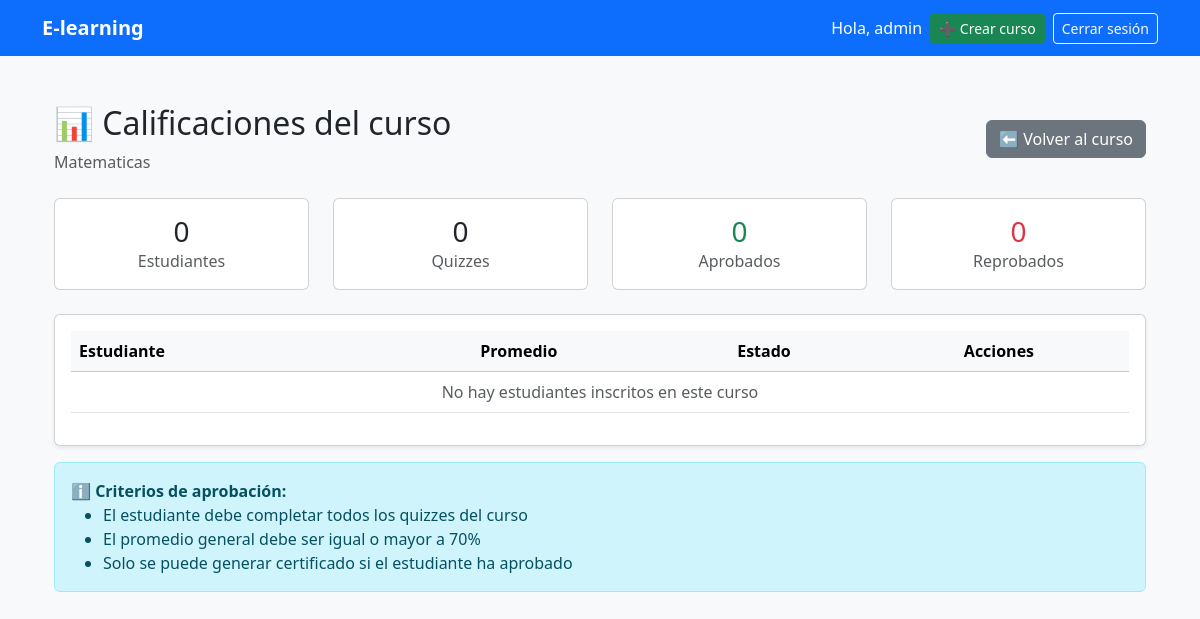
The page /1/calificaciones/ (signed in) on the database as committed earlier.
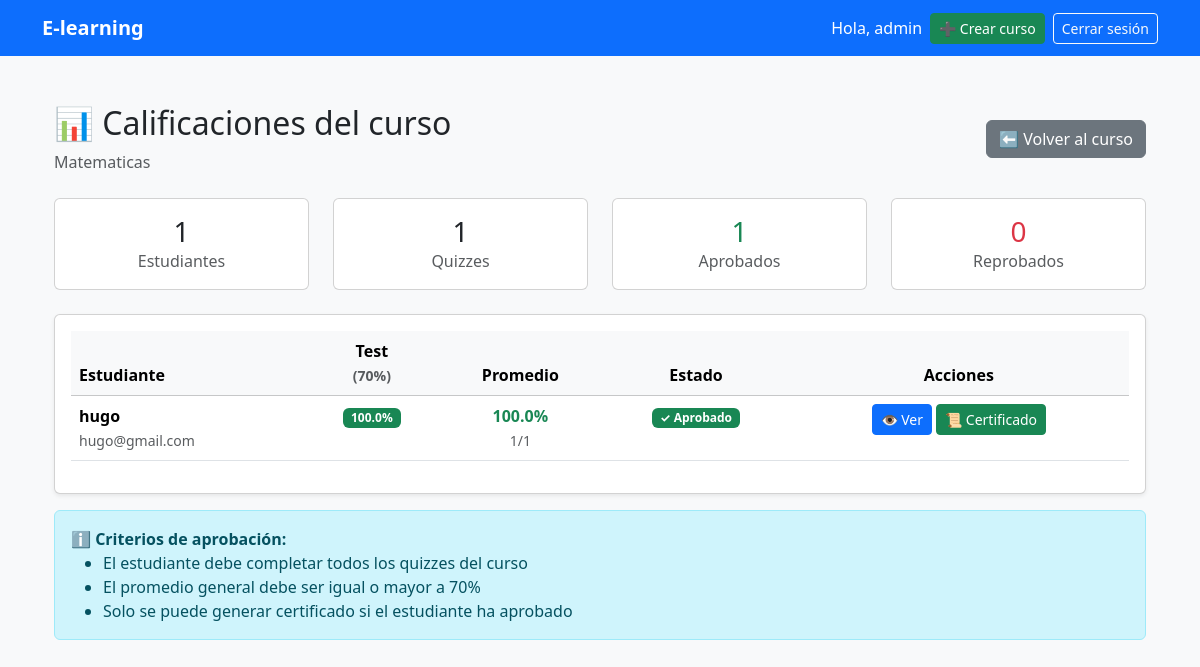
The same page on the database as committed later.
### courses/models.py (models this page shows, shortened)
class Quiz(models.Model):
    curso = models.ForeignKey(Curso, on_delete=models.CASCADE, related_name='quizzes')
    titulo = models.CharField(max_length=200)
    descripcion = models.TextField(blank=True)
    puntaje_minimo = models.PositiveIntegerField(default=70, help_text="Puntaje mínimo para aprobar (%)")
    intentos_maximos = models.PositiveIntegerField(default=3, help_text="Número máximo de intentos permitidos")
    tiempo_limite = models.PositiveIntegerField(null=True, blank=True, help_text="Tiempo límite en minutos (opcional)")
    deadline = models.DateTimeField(null=True, blank=True, help_text="Fecha límite de entrega")
    orden = models.PositiveIntegerField(default=0)
    fecha_creacion = models.DateTimeField(auto_now_add=True)
    activo = models.BooleanField(default=True)
    class Meta:
        verbose_name = 'Quiz'
        verbose_name_plural = 'Quizzes'
        ordering = ['orden', 'fecha_creacion']

class IntentoCuestionario(models.Model):
    estudiante = models.ForeignKey(settings.AUTH_USER_MODEL, on_delete=models.CASCADE)
    quiz = models.ForeignKey(Quiz, on_delete=models.CASCADE, related_name='intentos')
    fecha_inicio = models.DateTimeField(auto_now_add=True)
    fecha_finalizacion = models.DateTimeField(null=True, blank=True)
    puntaje_obtenido = models.FloatField(default=0)
    puntaje_maximo = models.FloatField(default=0)
    porcentaje = models.FloatField(default=0)
    aprobado = models.BooleanField(default=False)
    completado = models.BooleanField(default=False)
    class Meta:
        verbose_name = 'Intento de Cuestionario'
        verbose_name_plural = 'Intentos de Cuestionarios'
        ordering = ['-fecha_inicio']

### accounts/models.py (models this page shows, shortened)
class User(AbstractUser):
    ROLES = (
        ('student', 'Estudiante'),
        ('teacher', 'Instructor'),
        ('admin', 'Administrador'),
    )
    role = models.CharField(max_length=20, choices=ROLES, default='student')

### courses/views_calificaciones.py (the view, shortened to what this page needs)
# urls.py: path('<int:course_id>/calificaciones/', calificaciones_curso, name='calificaciones_curso'),
@login_required
def calificaciones_curso(request, course_id):
    curso = get_object_or_404(Curso, id=course_id)
    if request.user.role not in ['teacher', 'admin']:
        messages.error(request, 'No tienes permiso para ver estas calificaciones')
        return redirect('detalle_curso', course_id=curso.id)
    inscripciones = Enrollment.objects.filter(curso=curso).select_related('estudiante')
    quizzes = curso.quizzes.all().order_by('orden')
    datos_estudiantes = []
    total_aprobados = 0
    total_reprobados = 0
    for inscripcion in inscripciones:
        estudiante = inscripcion.estudiante
        calificaciones_quizzes = []
        suma_porcentajes = 0
        quizzes_completados = 0
        for quiz in quizzes:
            mejor_intento = IntentoCuestionario.objects.filter(
                estudiante=estudiante,
                quiz=quiz,
                completado=True
            ).order_by('-porcentaje').first()
            if mejor_intento:
                calificaciones_quizzes.append({
                    'quiz': quiz,
                    'porcentaje': mejor_intento.porcentaje,
                    'aprobado': mejor_intento.aprobado,
                    'intento': mejor_intento
                })
                suma_porcentajes += mejor_intento.porcentaje
                quizzes_completados += 1
        promedio = suma_porcentajes / quizzes_completados if quizzes_completados > 0 else 0
        aprobado_curso = promedio >= 70 and quizzes_completados == quizzes.count()
        if aprobado_curso:
            total_aprobados += 1
        else:
            total_reprobados += 1
        datos_estudiantes.append({
            'estudiante': estudiante,
            'inscripcion': inscripcion,
            'calificaciones': calificaciones_quizzes,
            'promedio': promedio,
            'quizzes_completados': quizzes_completados,
            'total_quizzes': quizzes.count(),
            'aprobado': aprobado_curso
        })
    return render(request, 'courses/calificaciones_curso.html', {
        'curso': curso,
        'quizzes': quizzes,
        'datos_estudiantes': datos_estudiantes,
        'total_estudiantes': inscripciones.count(),
        'total_aprobados': total_aprobados,
        'total_reprobados': total_reprobados,
    })

### courses/templates/courses/calificaciones_curso.html (shortened to what the changed rows need)
{% extends "base.html" %}
{% block content %}
<div class="container py-4">
    <div class="d-flex justify-content-between align-items-center mb-4">
        <div>
            <h2>📊 Calificaciones del curso</h2>
        </div>
    </div>
    <div class="row mb-4">
        <div class="col-md-3">
            <div class="card text-center">
                <div class="card-body">
                    <h3 class="mb-0">{{ total_estudiantes }}</h3>
                    <p class="text-muted mb-0">Estudiantes</p>
                </div>
            </div>
        </div>
        <div class="col-md-3">
            <div class="card text-center">
                <div class="card-body">
                    <h3 class="mb-0">{{ quizzes|length }}</h3>
                    <p class="text-muted mb-0">Quizzes</p>
                </div>
            </div>
        </div>
        <div class="col-md-3">
            <div class="card text-center">
                <div class="card-body">
                    <h3 class="mb-0 text-success">{{ total_aprobados }}</h3>
                    <p class="text-muted mb-0">Aprobados</p>
                </div>
            </div>
        </div>
    </div>
    <div class="card shadow-sm">
        <div class="card-body">
            <div class="table-responsive">
                <table class="table table-hover">
                    <thead class="table-light">
                        <tr>
                            <th>Estudiante</th>
                            {% for quiz in quizzes %}
                                <th class="text-center">
                                    {{ quiz.titulo|truncatechars:20 }}
                                    <br>
                                    <small class="text-muted">({{ quiz.puntaje_minimo }}%)</small>
                                </th>
                            {% endfor %}
                            <th class="text-center">Promedio</th>
                            <th class="text-center">Estado</th>
                            <th class="text-center">Acciones</th>
                        </tr>
                    </thead>
                    <tbody>
                        {% for dato in datos_estudiantes %}
                            <tr>
                                <td>
                                    <strong>{{ dato.estudiante.username }}</strong>
                                    <br>
                                    <small class="text-muted">{{ dato.estudiante.email }}</small>
                                </td>
                                {% for cal in dato.calificaciones %}
                                    <td class="text-center">
                                        {% if cal.porcentaje is not None %}
                                            <span class="badge {% if cal.aprobado %}bg-success{% else %}bg-danger{% endif %}">
                                                {{ cal.porcentaje|floatformat:1 }}%
                                            </span>
                                        {% else %}
                                            <span class="badge bg-secondary">Sin realizar</span>
                                        {% endif %}
                                    </td>
                                {% endfor %}
                                <td class="text-center">
                                    <strong class="{% if dato.promedio >= 70 %}text-success{% else %}text-danger{% endif %}">
                                        {{ dato.promedio|floatformat:1 }}%
                                    </strong>
                                    <br>
                                    <small class="text-muted">
                                        {{ dato.quizzes_completados }}/{{ dato.total_quizzes }}
                                    </small>
                                </td>
                                <td class="text-center">
                                    {% if dato.aprobado %}
                                        <span class="badge bg-success">✓ Aprobado</span>
                                    {% else %}
                                        <span class="badge bg-danger">✗ Reprobado</span>
                                    {% endif %}
                                </td>
                                <td class="text-center">
                                    <a href="{% url 'detalle_estudiante_curso' curso.id dato.estudiante.id %}"
                                       class="btn btn-sm btn-primary"
                                       title="Ver detalle">
                                        👁️ Ver
                                    </a>
                                    {% if dato.aprobado %}
                                        <a href="{% url 'generar_certificado' curso.id dato.estudiante.id %}"
                                           class="btn btn-sm btn-success"
                                           title="Generar certificado">
                                            📜 Certificado
                                        </a>
                                    {% endif %}
                                </td>
                            </tr>
                        {% empty %}
                            <tr>
                                <td colspan="{{ quizzes|length|add:5 }}" class="text-center text-muted">
                                    No hay estudiantes inscritos en este curso
                                </td>
                            </tr>
                        {% endfor %}
                    </tbody>
                </table>
            </div>
        </div>
    </div>
</div>
{% endblock %}

Rows that differ between the two databases and show on the page:
added Quiz: titulo "Test", puntaje_minimo "70", porcentaje "100.0"
added User: estudiante.username "hugo", estudiante.email "hugo@gmail.com", promedio "100.0", quizzes_completados "1", total_quizzes "1"
Other text that changed with them:
{{ total_estudiantes }}: "0" → "1"
{{ quizzes|length }}: "0" → "1"
{{ total_aprobados }}: "0" → "1"
text no longer shown: "No hay estudiantes inscritos en este curso"
